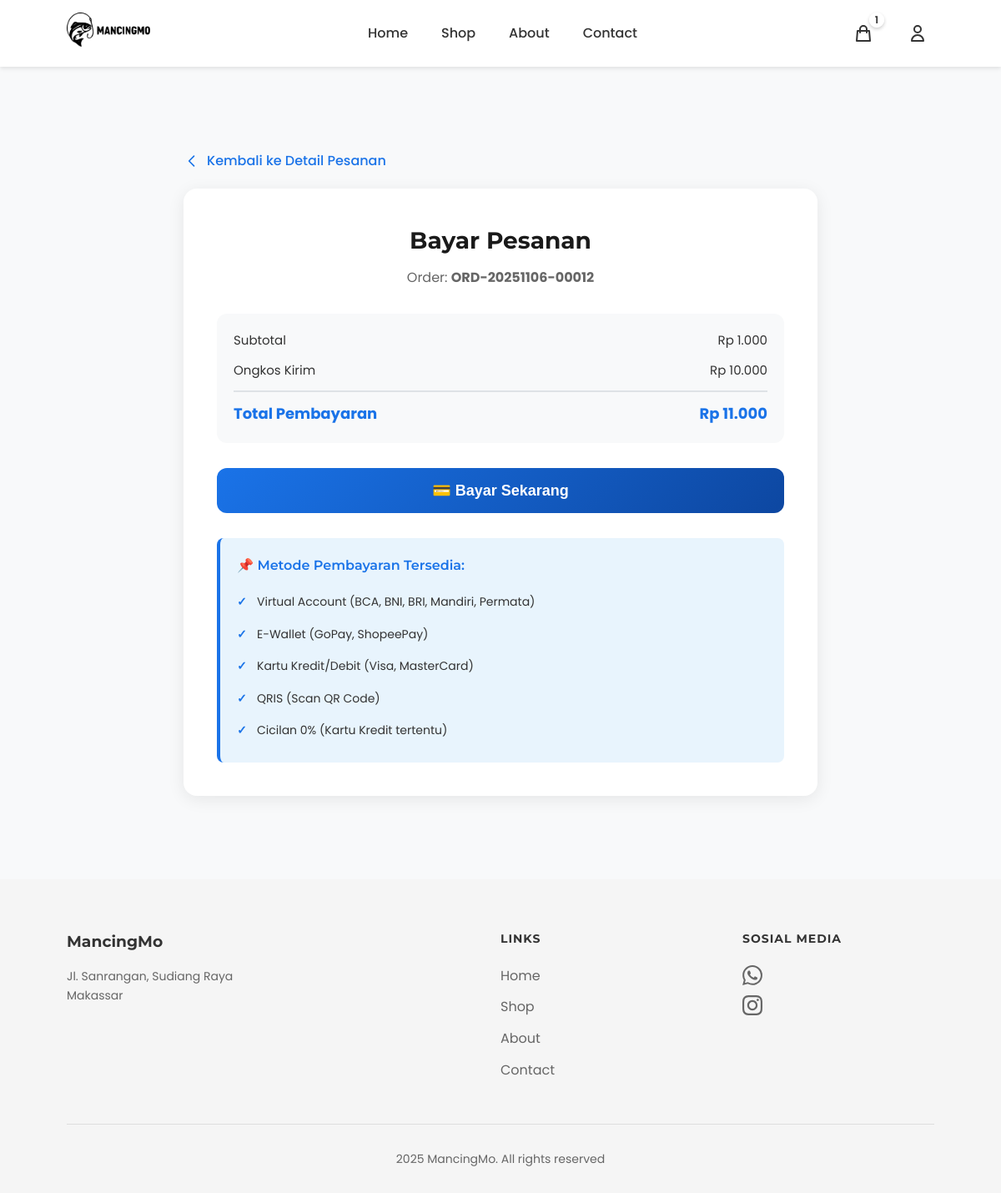
Screenshot of /midtrans-payment/33/ (signed in) with the database file from the repository.
### products/models.py (models this page shows, shortened)
class Cart(models.Model):
    user = models.OneToOneField(User, on_delete=models.CASCADE, related_name='cart', verbose_name="Pengguna")
    created_at = models.DateTimeField(auto_now_add=True, verbose_name="Dibuat Pada")
    updated_at = models.DateTimeField(auto_now=True, verbose_name="Diperbarui Pada")
    class Meta:
        verbose_name = "Keranjang"
        verbose_name_plural = "Keranjang"
        app_label = 'products'
    @property
    def unique_items_count(self):
        return self.items.count()
    def get_unique_items_count(self):
        return self.unique_items_count

class Order(models.Model):
    STATUS_CHOICES = [
        ('pending', 'Menunggu Pembayaran'),
        ('paid', 'Sudah Dibayar'),
        ('processing', 'Sedang Diproses'),
        ('shipped', 'Dikirim'),
        ('delivered', 'Terkirim'),
        ('cancelled', 'Dibatalkan'),
        ('ready_for_pickup', 'Siap Diambil'),
    ]
    PAYMENT_CHOICES = [
        ('midtrans', 'Midtrans Payment Gateway'),
        ('bank_transfer', 'Transfer Bank'),
        ('qris', 'QRIS'),
        ('cod', 'Cash on Delivery'),
    ]
    SHIPPING_METHODS = [
        ('delivery', 'Delivery (Dikirim)'),
        ('pickup', 'Pick Up (Ambil Sendiri)'),
    ]
    SHIPPING_TYPES = [
        ('reguler', 'Reguler'),
        ('express', 'Express'),
    ]
    user = models.ForeignKey(User, on_delete=models.CASCADE, related_name='orders', verbose_name="Pengguna")
    order_number = models.CharField(max_length=50, unique=True, verbose_name="Nomor Pesanan")
    midtrans_order_id = models.CharField(max_length=100, blank=True, null=True, verbose_name="Midtrans Order ID")
    midtrans_transaction_id = models.CharField(max_length=100, blank=True, null=True, verbose_name="Midtrans Transaction ID")
    midtrans_transaction_status = models.CharField(max_length=50, blank=True, null=True, verbose_name="Status Transaksi Midtrans")
    midtrans_payment_type = models.CharField(max_length=50, blank=True, null=True, verbose_name="Tipe Pembayaran Midtrans")
    midtrans_snap_token = models.CharField(max_length=255, blank=True, null=True, verbose_name="Snap Token")
    shipping_method = models.CharField(
        max_length=20,
        choices=SHIPPING_METHODS,
        default='delivery',
        verbose_name="Metode Pengiriman"
    )
    shipping_name = models.CharField(max_length=200, verbose_name="Nama Penerima")
    shipping_phone = models.CharField(max_length=20, verbose_name="Telepon Penerima")
    shipping_address = models.TextField(verbose_name="Alamat Pengiriman")
    shipping_province = models.CharField(max_length=100, blank=True, verbose_name="Provinsi")
    shipping_city = models.CharField(max_length=100, verbose_name="Kota/Kabupaten")
    shipping_district = models.CharField(max_length=100, blank=True, verbose_name="Kecamatan")
    shipping_postal_code = models.CharField(max_length=10, blank=True, verbose_name="Kode Pos")
    shipping_type = models.CharField(max_length=20, choices=SHIPPING_TYPES, default='reguler')
    payment_method = models.CharField(max_length=20, choices=PAYMENT_CHOICES, verbose_name="Metode Pembayaran")
    payment_proof = models.ImageField(upload_to='payment_proofs/', blank=True, null=True, verbose_name="Bukti Pembayaran")
    subtotal = models.DecimalField(max_digits=10, decimal_places=0, verbose_name="Subtotal")
    shipping_cost = models.DecimalField(max_digits=10, decimal_places=0, default=0, verbose_name="Ongkos Kirim")
    voucher = models.ForeignKey('Voucher', on_delete=models.SET_NULL, null=True, blank=True, verbose_name="Voucher")
    voucher_code = models.CharField(max_length=20, blank=True, null=True, verbose_name="Kode Voucher")
    voucher_discount = models.DecimalField(max_digits=10, decimal_places=0, default=0, verbose_name="Diskon Voucher")
    total = models.DecimalField(max_digits=10, decimal_places=0, verbose_name="Total")
    status = models.CharField(max_length=20, choices=STATUS_CHOICES, default='pending', verbose_name="Status")
    created_at = models.DateTimeField(auto_now_add=True, verbose_name="Dibuat Pada")
    updated_at = models.DateTimeField(auto_now=True, verbose_name="Diperbarui Pada")
    paid_at = models.DateTimeField(blank=True, null=True, verbose_name="Dibayar Pada")
    class Meta:
        verbose_name = "Pesanan"
        verbose_name_plural = "Pesanan"
        ordering = ['-created_at']

### products/views.py (the view)
# urls.py: path('midtrans-payment/<int:order_id>/', views.midtrans_payment, name='midtrans_payment'),
@login_required
def midtrans_payment(request, order_id):
    order = get_object_or_404(Order, id=order_id, user=request.user)
    if order.payment_method != 'midtrans' or not order.midtrans_snap_token:
        messages.error(request, 'Order ini tidak menggunakan pembayaran Midtrans!')
        return redirect('order_detail', order_id=order.id)
    context = {
        'order': order,
        'snap_token': order.midtrans_snap_token,
        'client_key': settings.MIDTRANS_CLIENT_KEY,
        'is_production': settings.MIDTRANS_IS_PRODUCTION,
    }
    return render(request, 'midtrans_payment.html', context)

### products/templatetags/currency_filters.py (called while the page is built)
@register.filter
def rupiah(value):
    try:
        value = float(value)
        formatted = "{:,.0f}".format(value).replace(',', '.')
        return formatted
    except (ValueError, TypeError):
        return value

### templates/midtrans_payment.html (shortened to what this page needs)
{% extends 'base.html' %}
{% load static %}
{% load currency_filters %}
{% block content %}
<div class="payment-container">
    <a href="{% url 'order_detail' order.id %}" class="back-link">
        <svg width="20" height="20" fill="none" stroke="currentColor" viewBox="0 0 24 24">
            <path stroke-linecap="round" stroke-linejoin="round" stroke-width="2" d="M15 19l-7-7 7-7"/>
        </svg>
        Kembali ke Detail Pesanan
    </a>
    <div class="payment-card">
        <div class="payment-header">
            <h1>Bayar Pesanan</h1>
            <p style="color: #666;">Order: <strong>{{ order.order_number }}</strong></p>
        </div>
        <div class="order-info">
            <div class="order-info-row">
                <span>Subtotal</span>
                <span>Rp {{ order.subtotal|rupiah }}</span>
            </div>
            <div class="order-info-row">
                <span>Ongkos Kirim</span>
                <span>Rp {{ order.shipping_cost|rupiah }}</span>
            </div>
            <div class="order-info-row">
                <span>Total Pembayaran</span>
                <span>Rp {{ order.total|rupiah }}</span>
            </div>
        </div>
        <button type="button" class="payment-button" id="pay-button" onclick="payNow()">
            💳 Bayar Sekarang
        </button>
        <div class="payment-info">
            <h3>📌 Metode Pembayaran Tersedia:</h3>
            <ul>
                <li>Virtual Account (BCA, BNI, BRI, Mandiri, Permata)</li>
                <li>E-Wallet (GoPay, ShopeePay)</li>
                <li>Kartu Kredit/Debit (Visa, MasterCard)</li>
                <li>QRIS (Scan QR Code)</li>
                <li>Cicilan 0% (Kartu Kredit tertentu)</li>
            </ul>
        </div>
    </div>
</div>
{% endblock %}

### templates/includes/header.html (shortened to what this page needs)
{% load static %}
<nav>
    <div class="logo">
        <a href="{% url 'home' %}">
            <img src="{% static 'image/logo mancingmo.png' %}" alt="MancingMo Logo">
        </a>
    </div>
    <ul class="nav-links">
        <li><a href="{% url 'home' %}">Home</a></li>
        <li><a href="{% url 'shop' %}">Shop</a></li>
        <li><a href="{% url 'about' %}">About</a></li>
        <li><a href="{% url 'contact' %}">Contact</a></li>
    </ul>
    <div class="nav-icons">
        <a href="{% url 'cart' %}" class="icon-link cart-icon-wrapper">
            <svg fill="none" stroke="currentColor" viewBox="0 0 24 24">
                <path stroke-linecap="round" stroke-linejoin="round" stroke-width="2" d="M16 11V7a4 4 0 00-8 0v4M5 9h14l1 12H4L5 9z"/>
            </svg>
            {% if user.is_authenticated %}
                {% if user.cart.get_unique_items_count > 0 %}
                <span class="cart-badge" id="cartBadge">{{ user.cart.get_unique_items_count }}</span>
                {% else %}
                <span class="cart-badge" id="cartBadge" style="display: none;"></span>
                {% endif %}
            {% endif %}
        </a>
        {% if user.is_authenticated %}
        <div class="user-menu">
            <button class="user-btn">
                <svg fill="none" stroke="currentColor" viewBox="0 0 24 24">
                    <path stroke-linecap="round" stroke-linejoin="round" stroke-width="2" d="M16 7a4 4 0 11-8 0 4 4 0 018 0zM12 14a7 7 0 00-7 7h14a7 7 0 00-7-7z"/>
                </svg>
            </button>
        </div>
        {% endif %}
    </div>
</nav>

### static/css/header.css (style rules this page uses)
nav { display: flex; justify-content: space-between; align-items: center; padding: 15px 80px; background: white; box-shadow: 0 2px 5px rgba(0,0,0,0.1); height: 80px; }
.logo { display: flex; align-items: center; font-weight: bold; font-size: 20px; }
.logo img { width: 100px; height: 100px; margin-right: 10px; object-fit: contain; }
.nav-links { display: flex; gap: 40px; list-style: none; }
.nav-links a { text-decoration: none; color: #333; font-weight: 500; transition: color 0.3s; }
.nav-icons { display: flex; gap: 25px; align-items: center; }
.nav-icons a { text-decoration: none; color: #333; display: flex; flex-direction: column; align-items: center; gap: 5px; }
.nav-icons a svg { width: 24px; height: 24px; color: #333; stroke: #333; }
.nav-icons a span { font-size: 12px; color: #333; line-height: 1; white-space: nowrap; }
.cart-icon-wrapper { position: relative; display: flex; align-items: center; justify-content: center; width: 40px; height: 40px; }
.cart-badge { position: absolute; top: -5px; right: -5px; background: transparent; color: white; font-size: 11px; font-weight: 600; min-width: 18px; height: 18px; border-radius: 9px; display: flex; align-items: center; justify-content: center; padding: 0 5px; box-shadow: 0 2px 4px rgba(0, 0, 0, 0.2); border: 2px solid white; z-index: 10; }
.user-menu { position: relative; }
.user-btn { display: flex; align-items: center; justify-content: center; width: 40px; height: 40px; padding: 0; background: transparent; border: none; cursor: pointer; transition: all 0.3s ease; color: #333; }
.user-btn svg { width: 24px; height: 24px; }
.icon-link { display: flex; align-items: center; justify-content: center; width: 40px; height: 40px; color: #333; transition: all 0.3s ease; }

### templates/midtrans_payment.html (style rules this page uses)
.payment-container { max-width: 800px; margin: 60px auto; padding: 40px 20px; }
.payment-card { background: white; border-radius: 16px; padding: 40px; box-shadow: 0 4px 20px rgba(0,0,0,0.08); }
.payment-header { text-align: center; margin-bottom: 30px; }
.payment-header h1 { font-size: 28px; font-weight: 700; color: #1a1a1a; margin-bottom: 10px; }
.order-info { background: #f8f9fa; border-radius: 12px; padding: 20px; margin-bottom: 30px; }
.order-info-row { display: flex; justify-content: space-between; margin-bottom: 12px; font-size: 15px; }
.order-info-row:last-child { margin-bottom: 0; padding-top: 12px; border-top: 2px solid #dee2e6; font-weight: 700; font-size: 18px; color: #1a73e8; }
.payment-button { width: 100%; padding: 16px; background: linear-gradient(135deg, #1a73e8 0%, #0d47a1 100%); color: white; border: none; border-radius: 12px; font-size: 18px; font-weight: 600; cursor: pointer; transition: all 0.3s ease; }
.payment-info { margin-top: 30px; padding: 20px; background: #e8f4fd; border-left: 4px solid #1a73e8; border-radius: 8px; }
.payment-info h3 { font-size: 16px; font-weight: 600; color: #1a73e8; margin-bottom: 12px; }
.payment-info ul { list-style: none; padding: 0; margin: 0; }
.payment-info li { padding: 8px 0; padding-left: 24px; position: relative; color: #333; font-size: 14px; }
.payment-info li:before { content: "✓"; position: absolute; left: 0; color: #1a73e8; font-weight: bold; }
.back-link { display: inline-flex; align-items: center; gap: 8px; color: #1a73e8; text-decoration: none; font-weight: 500; margin-bottom: 20px; transition: all 0.3s ease; }

### templates/base.html (style rules this page uses)
* { margin: 0; padding: 0; box-sizing: border-box; }
body { font-family: 'Poppins', sans-serif; color: #333; background-color: #f8f9fa; line-height: 1.6; min-height: 100vh; display: flex; flex-direction: column; }
h1, h2, h3, h4, h5, h6 { font-family: 'Montserrat', sans-serif; }

### rows the page displays
Order: order_number "ORD-20251106-00012", subtotal|rupiah "1.000", shipping_cost|rupiah "10.000", total|rupiah "11.000"

### other values shown
{{ user.cart.get_unique_items_count }} "1"
